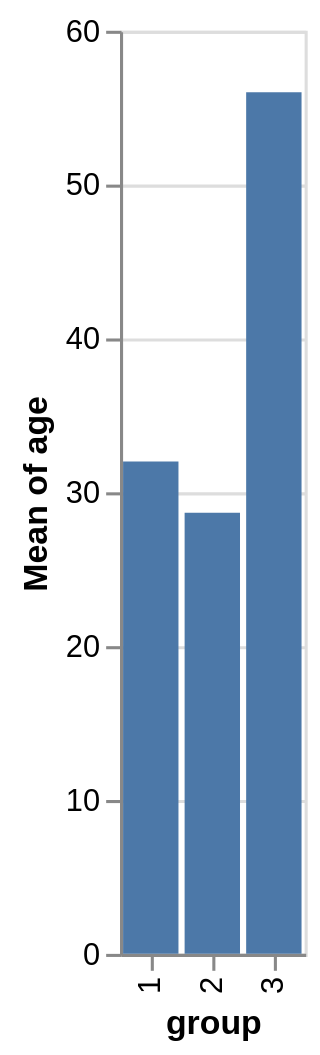

Express this chart as Vega-Lite.
### Vega-Lite specification from a JSON file in a GitHub repository (floating-point values rounded to 4 significant figures)
{"$schema": "https://vega.github.io/schema/vega-lite/v6.json", "data": {"values": [{"group": 1, "person": "Alan"}, {"group": 1, "person": "George"}, {"group": 1, "person": "Fred"}, {"group": 2, "person": "Steve"}, {"group": 2, "person": "Nick"}, {"group": 2, "person": "Will"}, {"group": 3, "person": "Cole"}, {"group": 3, "person": "Rick"}, {"group": 3, "person": "Tom"}]}, "transform": [{"lookup": "person", "from": {"data": {"values": [{"name": "Alan", "age": 25, "height": 180}, {"name": "George", "age": 32, "height": 174}, {"name": "Fred", "age": 39, "height": 182}, {"name": "Steve", "age": 42, "height": 161}, {"name": "Nick", "age": 23, "height": 180}, {"name": "Will", "age": 21, "height": 168}, {"name": "Cole", "age": 51, "height": 160}, {"name": "Rick", "age": 63, "height": 181}, {"name": "Tom", "age": 54, "height": 179}]}, "key": "name", "fields": ["age", "height"]}}], "mark": "bar", "encoding": {"x": {"field": "group"}, "y": {"field": "age", "aggregate": "mean"}}}
